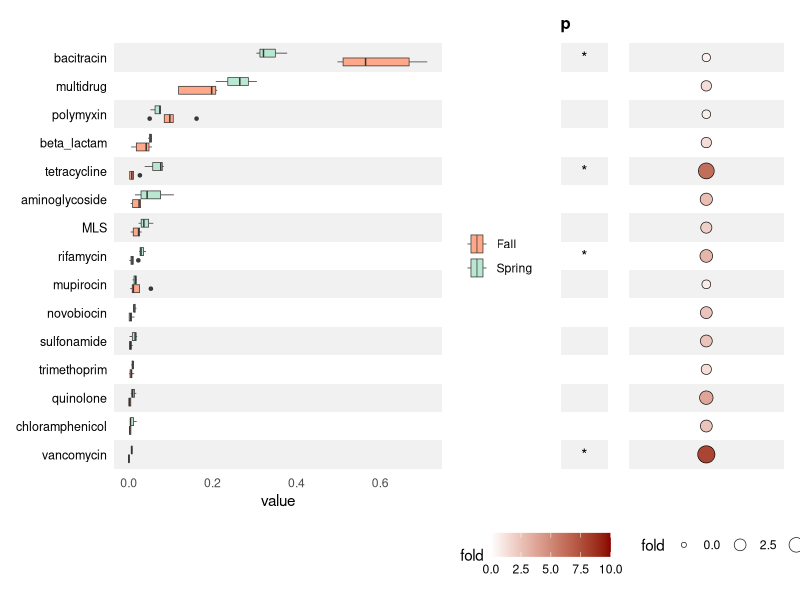
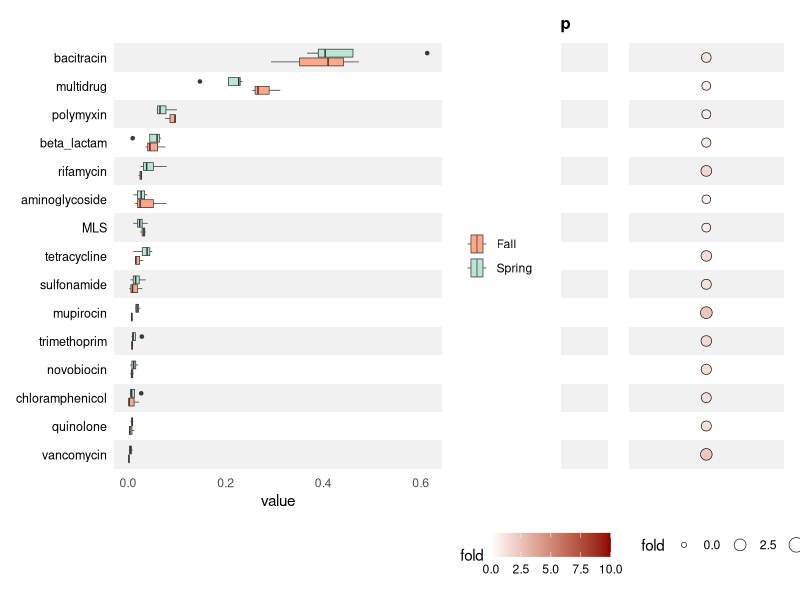
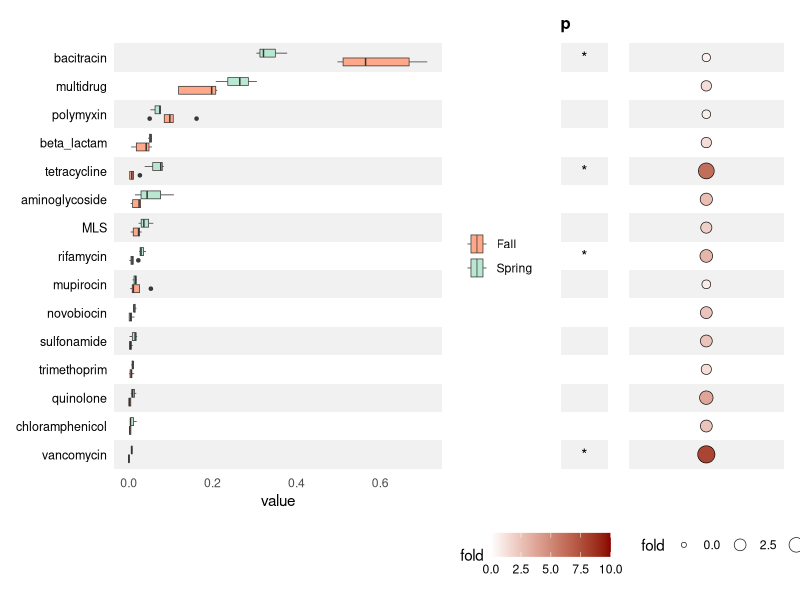
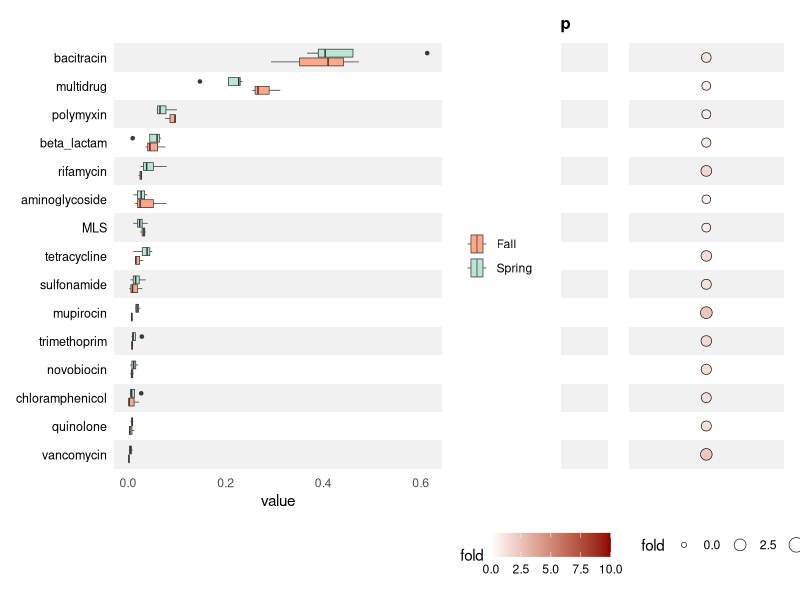

Generate these figures, in order, with R:
# =========================
# ARG Season Comparison Plot (Styled like the example figure)
# Fold column = Fall_mean / Spring_mean (NOT log2)
# Dot size = fold value
# =========================

library(tidyverse)
library(patchwork)

# -------- SETTINGS --------
N_TOP <- 30          # set to 15 if you want top 15, or Inf for all
OUT_W <- 13
OUT_H <- 9

# 1) Read CSV
df <- readr::read_csv(
  "inputs/ARGsOAP_RA.csv",
  show_col_types = FALSE
)

names(df) <- trimws(names(df))
stopifnot("type" %in% names(df))

# 2) Pick raw replicate columns ending in _F or _S
exclude_cols <- c("fall D","FALL SD","spring D","spring SD")
rep_cols <- setdiff(names(df), exclude_cols) %>%
  keep(~ stringr::str_detect(.x, "_[FS]$"))

# OPTIONAL: exclude UI/WW if you don’t want them treated as replicates
# rep_cols <- rep_cols %>% discard(~ .x %in% c("UI_F","WW_F","UI_S","WW_S"))

# 3) Long format + site type
long <- df %>%
  select(type, all_of(rep_cols)) %>%
  pivot_longer(-type, names_to = "sample", values_to = "value") %>%
  mutate(
    season = if_else(str_ends(sample, "_F"), "Fall", "Spring"),
    season = factor(season, levels = c("Fall","Spring")),
    value  = as.numeric(value),
    sample_prefix = str_remove(sample, "_[FS]$"),
    # ---- EDIT THIS IF NEEDED ----
    site_type = case_when(
      str_detect(sample_prefix, "^D") ~ "Dairy",
      str_detect(sample_prefix, "^S") ~ "Swine",
      TRUE ~ "Other"
    )
  ) %>%
  filter(!is.na(value), site_type %in% c("Dairy","Swine"))

# --------- STYLE HELPERS ---------
zebra_layer <- function(type_levels, alpha = 0.18) {
  n <- length(type_levels)
  tibble(
    ymin = seq(1, n, by = 2) - 0.5,
    ymax = seq(1, n, by = 2) + 0.5,
    xmin = -Inf, xmax = Inf
  ) %>%
    geom_rect(
      data = .,
      aes(xmin = xmin, xmax = xmax, ymin = ymin, ymax = ymax),
      inherit.aes = FALSE,
      fill = "grey70",
      alpha = alpha
    )
}

theme_matrix <- function() {
  theme_minimal(base_size = 11) +
    theme(
      panel.grid.major.y = element_blank(),
      panel.grid.minor = element_blank(),
      panel.grid.major.x = element_line(linewidth = 0.25, color = "grey85"),
      axis.title.y = element_blank(),
      axis.text.y  = element_text(size = 9, color = "black"),
      plot.title   = element_text(face = "bold", size = 12),
      plot.margin = margin(6, 6, 6, 6)
    )
}

# 4) Main function: build styled 3-column plot for one site type
make_styled_plot <- function(long_site, site_label, out_png) {
  
  # Stats per type
  stats <- long_site %>%
    group_by(type) %>%
    summarise(
      mean_fall   = mean(value[season == "Fall"], na.rm = TRUE),
      mean_spring = mean(value[season == "Spring"], na.rm = TRUE),
      p_value = {
        x <- value[season == "Fall"]; y <- value[season == "Spring"]
        if (length(x) >= 2 && length(y) >= 2) wilcox.test(x, y)$p.value else NA_real_
      },
      .groups = "drop"
    )
  
  # Pseudocount for dividing by (near) zero spring means
  min_nonzero <- long_site %>% filter(value > 0) %>% summarise(m=min(value)) %>% pull(m)
  pc <- ifelse(is.finite(min_nonzero), min_nonzero/2, 1e-6)
  
  stats <- stats %>%
    mutate(
      fold = (mean_spring + pc) / (mean_fall + pc) ,      # <-- Fall / Spring
      mean_abund = (mean_fall + mean_spring)/2,
      sig = case_when(
        is.na(p_value)  ~ "",
        p_value < 0.001 ~ "***",
        p_value < 0.01  ~ "**",
        p_value < 0.05  ~ "*",
        TRUE ~ ""
      )
    )
  
  # stats <- stats %>%
  #   mutate(
  #     fold_raw = (mean_fall + pc) / (mean_spring + pc),
  #     fold = pmin(fold_raw, 10)   # cap at 10 for plotting
  #   )
  
  # order types by mean abundance
  type_order <- stats %>% arrange(mean_abund) %>% pull(type)
  if (is.finite(N_TOP)) type_order <- head(type_order, N_TOP)
  
  long_site <- long_site %>%
    filter(type %in% type_order) %>%
    mutate(type = factor(type, levels = type_order))
  
  stats <- stats %>%
    filter(type %in% type_order) %>%
    mutate(type = factor(type, levels = type_order))
  
  type_levels <- levels(long_site$type)
  
  # ---- Panel A: Boxplots ----
  # ---- Panel A: Boxplots ----
  p_boxes <- ggplot(long_site, aes(x = value, y = type, fill = season)) +
    zebra_layer(type_levels, alpha = 0.18) +
    geom_boxplot(
      position = position_dodge2(width = 0.72, preserve = "single"),
      width = 0.62,
      outlier.size = 0.9,
      linewidth = 0.25,
      alpha = 0.95
    ) +
    scale_fill_manual(
      values = c("Fall" = "#ffa384", "Spring" = "#b5e5cf"),
      breaks = c("Fall", "Spring"),
      name = NULL
    ) +
    #labs(title = paste0(site_label, "  |  Seasonal distribution"), x = "Relative abundance") +
    theme_matrix() +
    theme(legend.position = "right")
  p_boxes <- p_boxes +
    theme(
      panel.grid.major.x = element_blank(),
      panel.grid.minor.x = element_blank()
    )
  
  
  # ---- Panel B: p stars (NO vertical grid lines) ----
  p_sig <- ggplot(stats, aes(x = 1, y = type)) +
    zebra_layer(type_levels, alpha = 0.18) +
    geom_text(aes(label = sig), size = 4, color = "black") +
    coord_cartesian(xlim = c(0.9, 1.1)) +
    labs(title = "p") +
    theme_matrix() +
    theme(
      axis.text.y = element_blank(),
      axis.title.x = element_blank(),
      axis.text.x = element_blank(),
      axis.ticks = element_blank(),
      panel.grid = element_blank(),          # <- removes vertical lines + all grid in Panel B
      panel.grid.major.x = element_blank()   # <- extra safety
    )
  
  
  # ---- Panel C: Fold dots (NO x-axis). Size + fill gradient; black border; 0 = hollow ----
  stats <- stats %>%
    mutate(
      fold_cap  = pmin(pmax(fold, 0), 10),
      fold_fill = if_else(fold_cap == 0, NA_real_, fold_cap)  # NA -> hollow
    )
  
  p_fold <- ggplot(stats, aes(x = 1, y = type)) +
    zebra_layer(type_levels, alpha = 0.18) +
    geom_point(
      aes(size = fold_cap, fill = fold_fill),
      shape = 21,
      color = "black",
      stroke = 0.35,
      alpha = 0.95
    ) +
    coord_cartesian(xlim = c(0.9, 1.1)) +
    scale_size_continuous(
      limits = c(0, 10),
      range  = c(1.5, 6),
      breaks = c(0, 2.5, 5, 7.5, 10),
      name   = "fold"
    ) +
    scale_fill_gradient(
      low = "white",            # small values light
      high = "darkred",         # large values dark  (pick any dark color you like)
      limits = c(0, 10),
      breaks = c(0, 2.5, 5, 7.5, 10),
      na.value = "transparent", # fold=0 hollow
      name = "fold"
    ) +
    theme_matrix() +
    theme(
      axis.title.x = element_blank(),
      axis.text.x  = element_blank(),
      axis.ticks.x = element_blank(),
      axis.text.y  = element_blank(),
      axis.ticks.y = element_blank(),
      panel.grid   = element_blank(),
      panel.grid.major.x = element_blank(),   # <- extra safety
      legend.position = "bottom"
    )
  
  
  
  
  final <- p_boxes + p_sig + p_fold +
    plot_layout(widths = c(3.8, 0.55, 1.8))
  
  ggsave(out_png, final, width = OUT_W, height = OUT_H, dpi = 300)
  final
}

# 5) Build Dairy + Swine
p_dairy <- make_styled_plot(
  long_site  = long %>% filter(site_type == "Dairy"),
  site_label = "Dairy",
  out_png    = file.path("examples", "ARG_style_matrix_Dairy_fold.png")
)

p_swine <- make_styled_plot(
  long_site  = long %>% filter(site_type == "Swine"),
  site_label = "Swine",
  out_png    = file.path("examples", "ARG_style_matrix_Swine_fold.png")
)

p_dairy
p_swine
